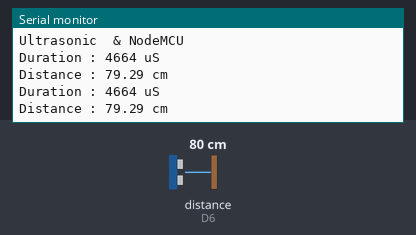
Bench run of a sketch on a simulated ESP8266 (NodeMCU). On the bench: the last lines printed to the serial monitor. The test bench sets the inputs (shaded band); at power-on: distance to the obstacle (sensor on D6) 80 cm. The echo pulse lasts 58.3 µs per cm.

Above: at 1.8 s.
1.9 s: distance to the obstacle (sensor on D6) set to 2 cm
At 2.5 s:
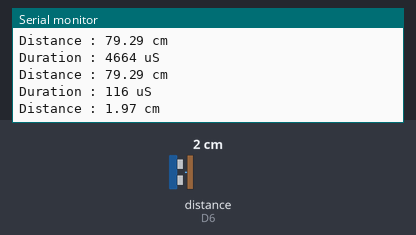
3.4 s: distance to the obstacle (sensor on D6) set to 4 cm
At 4.9 s:
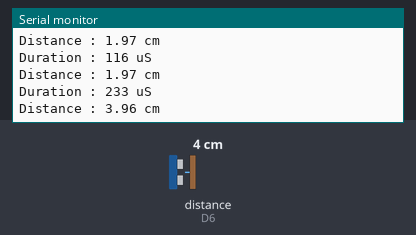
Timing chart, 0 to 6.4 s (numbered marks = the images above; inputs shaded):
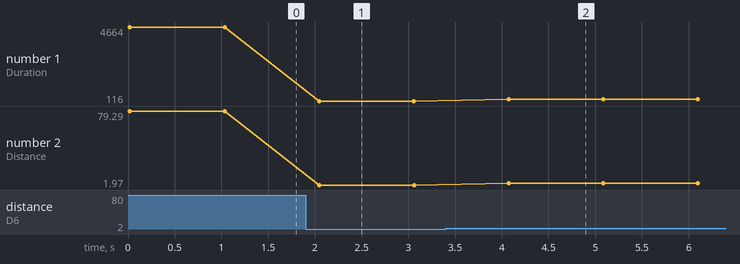

Measured:
- after the input at 1.9 s, the serial monitor: prints a new line after 0.15 s (image 1)
- after the input at 3.4 s, the serial monitor: prints a new line after 0.67 s (image 2)
- plotted number 1: 4664 → 116 after the input at 1.9 s, 116 → 233 after the input at 3.4 s
- plotted number 2: 79.29 → 1.97 after the input at 1.9 s, 1.97 → 3.96 after the input at 3.4 s

The sketch:

P1Ultrasonic2.ino
```cpp
/*
 April 2023 ApaITU
 video  : NodeMCU & Ultrasonic #2
 Series : Water tank Project
 Sensor : HC-SR04
 We will use hc-sr04 to measure water tank level, for example
 we have water tank
 capacity       : 500L
 Height         : 100cm
 Sensor Height  : 115cm (from bottom of tank)

 by measuring the distance from sensor to water  surface we could calculate the water level
 waterLevel = SensorHeight - sensingDistance

 Based on waterLevel we could also measure the water volume, we need to calculate the volume/cm
 VolumePerCM  = capacity/100cm
              = 500L/100cm
              = 5L/cm

 Volume       = waterLevel * VolumePerCM
 for example we read waterLevel = 10cm

 Volume       = 10cm * 5L/cm
              = 50L

 Who ultrasonic works?
 Ultrasonic act like a radar, measuring the distance by  sending ultrasonic sound wave (40Khz)
 and timing the wave travel since it sended from sensor, reflecting from the object and traveling back
 to the sensor.

 Sound wave has speed of 340m/s if we multiple it with the time (duration) we get the distance value.
 We have take into account the measuring time is twice the distance.

 The formula :
 distance     = 0.5 * duration * 340m/s

 Typically HC-SR04 measuring the traveltime in uS or 1 of million of seconds and calculate the distance
 in cm, we need to transform the unit from m/s to cm/uS
 SpeedOfSound_CMuS  = 340m * 100cm/m / (1S * 1000000uS/S)
                    = 34000cm/1000000uS
                    = 0.034 cm/uS

 how microController get information from HC-SR04?
 HC-SR04 has alot of variant, working on 3.3V, 5V i2c protocol or simple with trigger and echo pin.
 We use 4 pin with echo and trigger pins
 vcc      >> 3.3V
 gnd      >> gnd
 trigger  >> D5
 echo     << D6

 1)  resetting the sensor
 we need to send signal HIGH for  2ms to sensor. this sequence will reset the sensor
 2) triggering the sensor for start sending sound wave :
 send singal HIGH for 10ms
 3) timing the  HIGH signal comming from echo pin
 */

//pins
const int trigger = D5;
const int echo = D6;
float sow = 0.034; // 0.034 cm/uS

void setup() {
  Serial.begin(115200);
  Serial.println();
  Serial.println("Ultrasonic  & NodeMCU");

  pinMode(trigger,OUTPUT);
  pinMode(echo,INPUT);

}

long durationUS(int triggerPin,int echoPin){
  //reset
  digitalWrite(triggerPin,HIGH);
  delay(2);
  digitalWrite(triggerPin,LOW);

  //trigger
  digitalWrite(triggerPin,HIGH);
  delay(10);
  digitalWrite(triggerPin,LOW);

  long duration = pulseIn(echoPin,HIGH);
  Serial.print("Duration : ");
  Serial.print(duration);
  Serial.println(" uS");
  return duration;
}

void distanceCM(){

  float distance = 0.5 * durationUS(D5,D6) * sow;
  Serial.println("Distance : " + String(distance) + " cm");
}

void loop() {
  distanceCM();
  delay(1000);

}
```
